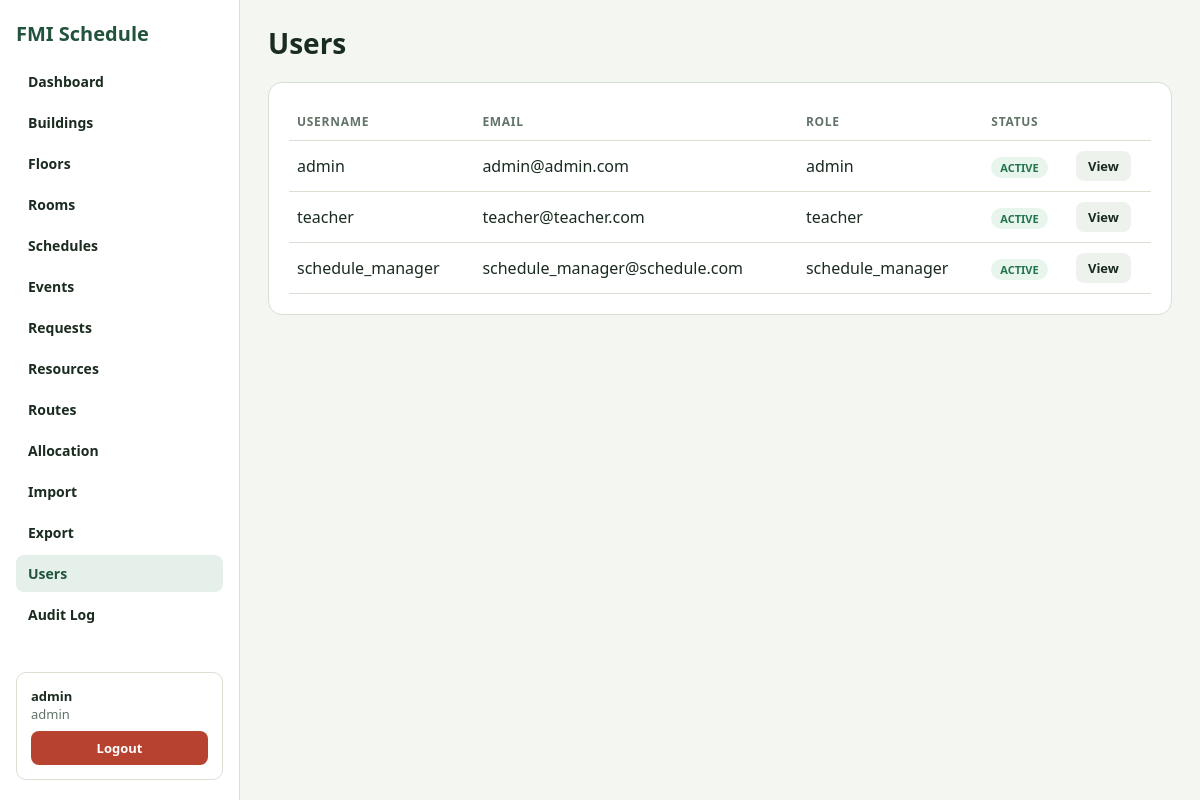
The app's page /users (signed in) with its own data.
### tables this page shows
CREATE TABLE IF NOT EXISTS `users` (
    `id` INT UNSIGNED NOT NULL AUTO_INCREMENT,
    `username` VARCHAR(50) NOT NULL,
    `first_name` VARCHAR(100) NOT NULL DEFAULT '',
    `last_name` VARCHAR(100) NOT NULL DEFAULT '',
    `email` VARCHAR(255) NOT NULL,
    `password_hash` VARCHAR(255) NOT NULL,
    `role` VARCHAR(50) NOT NULL DEFAULT 'student',
    `is_active` BOOLEAN NOT NULL DEFAULT 1,
    PRIMARY KEY (`id`),
    UNIQUE KEY `uq_users_username` (`username`),
    UNIQUE KEY `uq_users_email` (`email`)
);

### app/core/View.php (called while the page is built, shortened)
<?php
class View
{
    private $viewsPath;
    private $layout;
    public function __construct($viewsPath = null, $layout = null)
    {
        $this->viewsPath = $viewsPath ?? dirname(__DIR__) . DIRECTORY_SEPARATOR . 'views';
        $this->layout = $layout;
    }
    public function render($view, $data = [], $layout = null)
    {
        $content = $this->render_file($this->resolve_view_path($view), $data);
        $layout ??= $this->layout;
        if ($layout === null) {
            return $content;
        }
        return $this->render_file($this->resolve_view_path($layout), array_merge($data, [
            'content' => $content,
        ]));
    }
    private function render_file($path, $data)
    {
        extract($data, EXTR_SKIP);
        require $path;
        return (string) ob_get_clean();
    }
    private function resolve_view_path(string $view): string
    {
        $view = trim($view, '/\\');
        $view = str_replace(['/', '\\'], DIRECTORY_SEPARATOR, $view);
        if (!str_ends_with($view, '.php')) {
            $view .= '.php';
        }
        return $this->viewsPath . DIRECTORY_SEPARATOR . $view;
    }
}

### app/core/Controller.php (called while the page is built, shortened)
<?php
abstract class Controller
{
    protected $view;
    public function __construct($request = [], $view = null)
    {
        $this->view = $view ?? new View();
    }
    protected function render($view, $data = [], $layout = null)
    {
        return $this->view->render($view, $data, $layout);
    }
}

### app/controllers/BaseController.php (called while the page is built, shortened)
<?php
abstract class BaseController extends Controller
{
    protected SessionHelper $session;
    public function __construct($request = [], $view = null, $session = null)
    {
        $this->session = $session ?? new SessionHelper();
        $this->session->start();
    }
    protected function respond($view, $data = [], $layout = null)
    {
        return $this->render($view, $data + $this->shared_view_data(), $layout);
    }
    protected function guarded($roles = null)
    {
        return null;
    }
    protected function shared_view_data()
    {
        return [
            'current_user' => $this->session->get_user(),
            'current_user_id' => $this->session->get_user_id(),
            'current_user_role' => $this->session->get_user_role(),
            'flash' => $this->session->flashes(),
        ];
    }
}

### app/controllers/CrudController.php (called while the page is built, shortened)
<?php
abstract class CrudController extends BaseController
{
    protected $repository;
    protected $view_path;
    protected $entity_name = 'item';
    public function __construct($request = [], $view = null, $session = null, $repository = null)
    {
        $this->repository = $repository ?? new $class();
    }
    public function index()
    {
        return $this->respond($this->view_path . '/index', [
            $this->collection_key() => $this->repository->find_all(),
        ] + $this->index_view_data());
    }
    protected function index_view_data()
    {
        return [];
    }
    protected function collection_key()
    {
        return $this->entity_name . 's';
    }
}

### index.php (called while the page is built, shortened)
<?php
require ROOT . '/app/core/Autoloader.php';
App\Core\Kernel::boot(ROOT)->handle();

### app/core/Repository.php (called while the page is built, shortened)
<?php
class Repository
{
    protected $database;
    protected $model_class;
    protected $table;
    public function __construct($database = null, $model_class = null, $table = null) {
        $this->database = $database ?? new Database();
        $this->model_class = $model_class ?? $this->model_class;
        $this->table = $table ?? $this->table;
        $this->table_fields = array_keys(get_class_vars($this->model_class));
    }
    public function find_all()
    {
        $statement = $this->database->connection()->prepare("SELECT * FROM `{$this->table}`");
        $statement->execute();
        return array_map(
            fn ($row) => $this->map_row_to_model($row),
            $statement->fetchAll()
        );
    }
    protected function map_row_to_model($row)
    {
        $model = new $this->model_class();
        $model->fill($row);
        return $model;
    }
}

### app/core/Autoloader.php (called while the page is built, shortened)
<?php
class Autoloader
{
    public static function register($app_path)
    {
        spl_autoload_register(function ($class) use ($app_path) {
            $prefix = 'App\\';
            $relative = str_replace('\\', '/', substr($class, strlen($prefix)));
            $file = rtrim($app_path, '/\\') . '/' . $relative . '.php';
            $case_insensitive = self::resolve_case_insensitive_path($app_path, $relative . '.php');
        });
    }
    private static function resolve_case_insensitive_path($base_dir, $relative_path)
    {
        $path = rtrim($base_dir, '/\\');
        $parts = preg_split('#[\\\\/]#', $relative_path);
        foreach ($parts as $part) {
            $next = $path . DIRECTORY_SEPARATOR . $part;
            if (file_exists($next)) {
                $path = $next;
                continue;
            }
            $matched = self::find_case_insensitive_match($path, $part);
            $path = $matched;
        }
        return is_file($path) ? $path : null;
    }
    private static function find_case_insensitive_match($path, $part)
    {
        $matches = glob($path . DIRECTORY_SEPARATOR . '*') ?: [];
        foreach ($matches as $candidate) {
            if (strcasecmp(basename($candidate), $part) === 0) {
                return $candidate;
            }
        }
        return null;
    }
}

### app/core/Database.php (called while the page is built, shortened)
<?php
class Database
{
    private $connection;
    public function __construct()
    {
        $host = Config::get('DB_HOST', '127.0.0.1');
        $port = Config::get('DB_PORT', '3306');
        $dbname = Config::get('DB_NAME', 'schedule_management_system');
        $username = Config::get('DB_USER_NAME', Config::get('DB_USER', 'root'));
        $password = Config::get('DB_USER_PASSWORD', Config::get('DB_PASS', ''));
        $dsn = "mysql:host=$host;port=$port;dbname=$dbname;charset=utf8mb4";
        $this->connection = new PDO($dsn, $username, $password, [
            PDO::ATTR_ERRMODE => PDO::ERRMODE_EXCEPTION,
            PDO::ATTR_DEFAULT_FETCH_MODE => PDO::FETCH_ASSOC,
        ]);
    }
    public function connection()
    {
        return $this->connection;
    }
    public function close() {
        $this->connection = null;
    }
}

### app/core/Config.php (called while the page is built, shortened)
<?php
class Config
{
    private static $values = [];
    public static function load(string $file): void
    {
        if (!is_file($file)) {
            return;
        }
        $values = parse_ini_file($file, false, INI_SCANNER_TYPED);
        self::$values = $values + self::$values;
    }
    public static function get(string $key, $default = null)
    {
        $value = getenv($key);
        if ($value !== false) {
            return $value;
        }
        return array_key_exists($key, self::$values) ? self::$values[$key] : $default;
    }
}

### app/core/Request.php (called while the page is built, shortened)
<?php
class Request
{
    public static function capture($params = [])
    {
        return [
            'method' => self::method(),
            'path' => self::path(),
            'params' => $params,
            'query' => $_GET,
            'body' => $_POST,
        ];
    }
    public static function method()
    {
        $method = $_SERVER['REQUEST_METHOD'] ?? 'GET';
        return $method;
    }
    public static function path()
    {
        $uri = parse_url($_SERVER['REQUEST_URI'] ?? '/', PHP_URL_PATH) ?: '/';
        $base = rtrim(str_replace('\\', '/', dirname($_SERVER['SCRIPT_NAME'] ?? '')), '/');
        return '/' . ltrim($uri, '/');
    }
}

### app/helpers/SessionHelper.php (called while the page is built, shortened)
<?php
class SessionHelper
{
    public function get($key, $default = null)
    {
        return $_SESSION[$key] ?? $default;
    }
    public function is_authenticated()
    {
        return $this->get_user_id() !== null;
    }
    public function get_user_id()
    {
        $user_id = $this->get(self::USER_ID_KEY);
        return is_numeric($user_id) ? (int) $user_id : null;
    }
}

### app/views/users/index.php (the view)
<?php require_once __DIR__ . '/../shared/ui.php'; page_start('Users', 'users'); ?>
<div class="card">
<?php if (empty($users)): ?><div class="empty">No users found.</div>
<?php else: ?>
<table>
<thead><tr><th>Username</th><th>Email</th><th>Role</th><th>Status</th><th></th></tr></thead>
<tbody>
<?php foreach ($users as $u): $u = is_object($u) ? $u->to_array() : $u; ?>
<tr>
    <td><?= e($u['username'] ?? '-') ?></td>
    <td><?= e($u['email'] ?? '-') ?></td>
    <td><?= e($u['role'] ?? '-') ?></td>
    <td><?= status_badge(($u['is_active'] ?? 1) ? 'active' : 'inactive') ?></td>
    <td><a href="/users/<?= e($u['id']) ?>" class="btn btn-muted btn-sm">View</a></td>
</tr>
<?php endforeach; ?>
</tbody></table>
<?php endif; ?>
</div>
<?php page_end(); ?>

### app/views/shared/ui.php (shortened to what this page needs)
<?php
function e($v) { return htmlspecialchars((string)($v ?? ''), ENT_QUOTES, 'UTF-8'); }
function page_start($title, $active = 'dashboard') {
    $user = $GLOBALS['current_user'] ?? null;
    $role = $GLOBALS['current_user_role'] ?? '';
    $nav = [
        'dashboard'  => 'Dashboard',
        'buildings'  => 'Buildings',
        'floors'     => 'Floors',
        'rooms'      => 'Rooms',
        'schedules'  => 'Schedules',
        'events'     => 'Events',
        'requests'   => 'Requests',
        'resources'  => 'Resources',
        'routes'     => 'Routes',
        'allocation/search' => 'Allocation',
        'import-export/import'     => 'Import',
        'import-export/export'     => 'Export',
        'users'      => 'Users',
    ];
    if ($role === 'admin') {
        $nav['audit-logs'] = 'Audit Log';
    }
?>
<!DOCTYPE html>
<html lang="bg">
<head>
<link rel="stylesheet" href="/css/style.css">
</head>
<body>
<div class="layout">
<aside class="sidebar">
    <div class="brand">FMI Schedule</div>
    <nav>
    <?php foreach ($nav as $key => $label): ?>
        <a href="/<?=$key?>" class="<?= $active === $key ? 'active' : '' ?>"> <?= $label ?> </a>
    <?php endforeach; ?>
    </nav>
    <?php if ($user): ?>
    <div class="user-box">
        <strong><?= e($user['username'] ?? $user['email'] ?? 'User') ?></strong>
        <span><?= e($role) ?></span>
        <form method="post" action="/logout">
            <button type="submit" class="btn-logout">Logout</button>
        </form>
    </div>
    <?php endif; ?>
</aside>
<main>
    <h1><?= e($title) ?></h1>
<?php }
function page_end() { ?>
</main>
</div>
</body>
</html>
<?php }
function status_badge($s) {
    $s = strtolower((string)($s ?? ''));
    $c = match($s) {
        'active','approved','available' => 'ok',
        'pending','draft' => 'warn',
        'rejected','inactive','cancelled','unavailable' => 'err',
        default => 'neutral',
    };
    return '<span class="badge ' . $c . '">' . e($s) . '</span>';
}

### app/core/Kernel.php (shortened to what this page needs)
<?php
class Kernel
{
    private $router;
    public function __construct($root, Router $router)
    {
        $this->router = $router;
    }
    public function handle()
    {
        $method = Request::method();
        $uri = Request::path();
        $route = $this->router->match($method, $uri);
        $this->dispatch($method, $uri, $route);
    }
    private function dispatch($method, $uri, $route)
    {
        $controller_name = $route['controller'];
        $method_name = $route['action'];
        $params = $route['params'];
        $request = Request::capture($params);
        $request['method'] = $method;
        $request['path'] = $uri;
        $request['controller'] = $controller_name;
        $request['action'] = $method_name;
        try {
            $controller = new $controller_class($request);
            $result = $controller->$method_name(...array_values($params));
        } catch (Throwable $exception) {
            ErrorHandler::render(
                500,
                'Something went wrong while processing your request. Please try again.',
                $exception
            );
        }
    }
    private function render_result($result)
    {
        if (is_string($result)) {
            echo $result;
            return;
        }
    }
}

### public/css/style.css (style rules this page uses)
:root { --bg: #f4f6f1; --panel: #fff; --ink: #1a2b1f; --muted: #627468; --line: #d8dfd3; --accent: #22543d; --accent-soft: #e6f0ea; --danger: #b74230; --danger-soft: #fff1ee; --success: #23744d; --success-soft: #e8f5ed; --warn: #b6771e; --warn-soft: #fff4dc; }
* { box-sizing: border-box; margin: 0; }
body { font-family: "Segoe UI", Arial, sans-serif; color: var(--ink); background: var(--bg); }
a { color: var(--accent); text-decoration: none; }
.layout { display: grid; grid-template-columns: 240px 1fr; min-height: 100vh; }
.sidebar { background: var(--panel); border-right: 1px solid var(--line); padding: 20px 16px; display: flex; flex-direction: column; gap: 16px; position: sticky; top: 0; height: 100vh; overflow-y: auto; }
.brand { font-size: 20px; font-weight: 800; color: var(--accent); }
.sidebar nav { display: flex; flex-direction: column; gap: 4px; }
.sidebar nav a { display: block; padding: 9px 12px; border-radius: 8px; color: var(--ink); font-weight: 600; font-size: 14px; }
.sidebar nav a.active { background: var(--accent-soft); color: var(--accent); }
.user-box { margin-top: auto; padding: 14px; border: 1px solid var(--line); border-radius: 10px; font-size: 13px; }
.user-box strong { display: block; }
.user-box span { color: var(--muted); }
.user-box form { margin-top: 8px; }
.user-box .btn-logout { width: 100%; padding: 8px 10px; background: var(--danger); font-size: 13px; }
main { padding: 24px 28px; max-width: 1200px; }
main>h1 { font-size: 28px; margin-bottom: 20px; }
.card { background: var(--panel); border: 1px solid var(--line); border-radius: 14px; padding: 20px; margin-bottom: 20px; }
table { width: 100%; border-collapse: collapse; }
th, td { padding: 10px 8px; text-align: left; border-bottom: 1px solid var(--line); }
th { font-size: 12px; text-transform: uppercase; letter-spacing: .06em; color: var(--muted); }
.badge { display: inline-block; padding: 3px 9px; border-radius: 99px; font-size: 11px; font-weight: 800; text-transform: uppercase; }
.badge.ok { background: var(--success-soft); color: var(--success); }
button, .btn, input[type="submit"] { display: inline-block; border: 0; border-radius: 8px; padding: 10px 16px; background: var(--accent); color: #fff; font: inherit; font-weight: 700; cursor: pointer; }
.btn-muted { background: #eef2ec; color: var(--ink); }
.btn-sm { padding: 6px 12px; font-size: 13px; }

### records on screen
users: username "admin", email "admin@admin.com", role "admin"
users: username "teacher", email "teacher@teacher.com", role "teacher"
users: username "schedule_manager", email "schedule_manager@schedule.com", role "schedule_manager"

### other values on screen
$label "Dashboard"
$label "Buildings"
$label "Floors"
$label "Rooms"
$label "Schedules"
$label "Events"
$label "Requests"
$label "Resources"
$label "Routes"
$label "Allocation"
$label "Import"
$label "Export"
$label "Users"
$label "Audit Log"
$title "Users"
